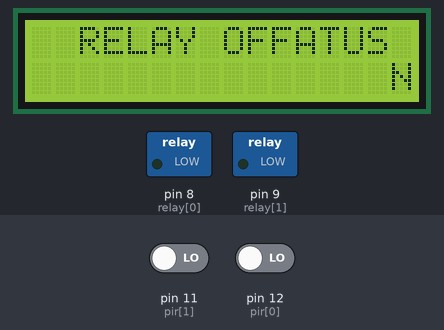
The sketch below on a simulated Arduino Uno, built with avr-gcc and run on an emulated ATmega328P. Shown: 16×2 character LCD, switched loads named in the sketch (green lamp = pin HIGH). The inputs (shaded band) are chosen by the test bench; at power-on: pin 11 (pir[1]) LOW, pin 12 (pir[0]) LOW. What the sketch prints to the serial monitor is not drawn.

Above: at 2.7 s.
2.8 s: pin 11 (pir[1]) driven HIGH
At 16.6 s:
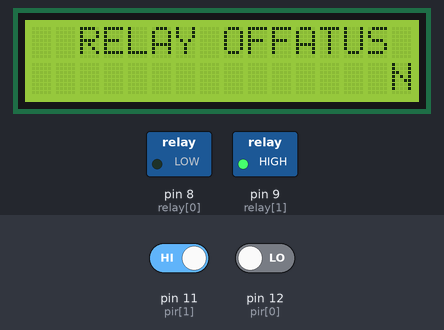
16.8 s: pin 12 (pir[0]) driven HIGH
At 17.8 s:
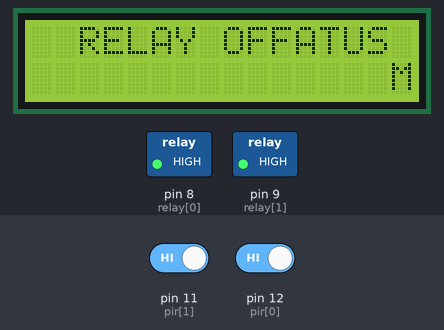
27.4 s: pin 11 (pir[1]) driven LOW
At 41.1 s:
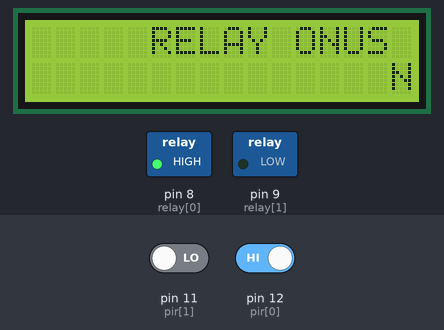
41.4 s: pin 11 (pir[1]) driven HIGH
At 44.4 s:
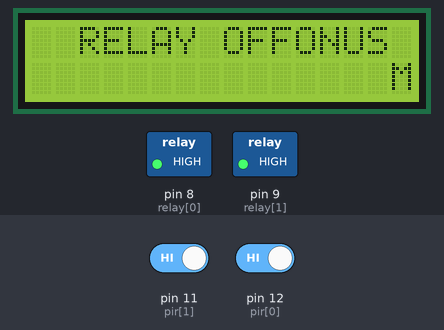
52.0 s: pin 12 (pir[0]) driven LOW
At 65.4 s:
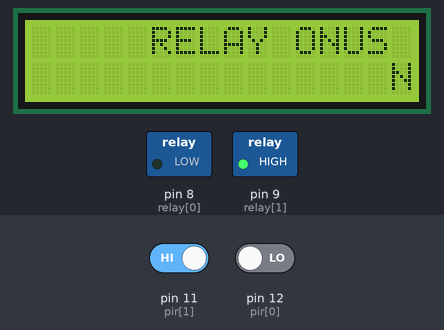
66.0 s: pin 11 (pir[1]) driven LOW and pin 12 (pir[0]) driven HIGH
At 80.1 s:
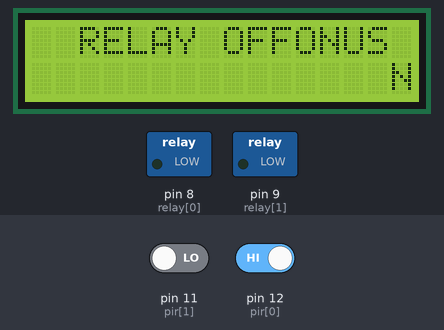
Timing chart, 0 to 83.1 s (numbered marks = the images above; inputs shaded):
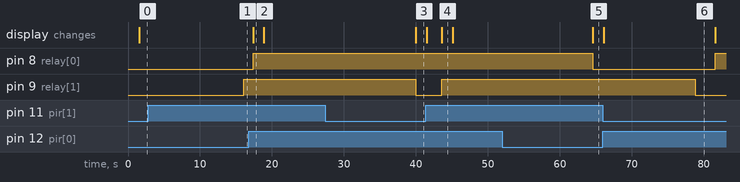

Measured:
- after the input at 2.8 s, pin 9 (relay[1]): LOW → HIGH after 13.3 s
- after the input at 16.8 s, pin 8 (relay[0]): LOW → HIGH after 0.58 s; the display: changes after 0.58 s (image 2)
- after the input at 27.4 s, pin 9 (relay[1]): HIGH → LOW after 12.6 s; the display: changes after 12.6 s (image 3)
- after the input at 41.4 s, pin 9 (relay[1]): LOW → HIGH after 2.2 s; the display: first differs from a run without the input after 2.2 s (image 4)
- after the input at 52.0 s, pin 8 (relay[0]): HIGH → LOW after 12.6 s; the display: changes after 12.6 s (image 5)
- after the input at 66.0 s, pin 8 (relay[0]): LOW → HIGH after 15.6 s; pin 9 (relay[1]): HIGH → LOW after 12.8 s
- what the display in image 2 shows lasts 1.5 s, from 17.4 s to 18.9 s

The sketch:

Motion_detector_switch.ino
```cpp
/*
 * Motion dectector switch
 * Author: Emeka Allison
 * An Arduino Uno program
 *
 * An automatic switch which uses two passive infrared sensors (PIR) to control the
 * lightening of a room.
 *
 * Components:
 * Arduino Uno
 * 2 Relay
 * Step-down Transformer
 * 2 PIR sensors
 * 2 Light bulbs
 * LCD display
 *
 * Description:
 * When motion is detected in one sensor, it switches on the relay. If no motion is
 * detected in two minutes the relay is switched off.
 *
 *
 */

#include<LiquidCrystal.h>


LiquidCrystal lcd(7, 6, 5, 4, 3, 2); //sets LCD output pins
int relay[2]={8,9}; //set relay output to pin 8 and pin 9
int pir[2]={12,11};  //set pir input to pin 12 and pin 11
boolean currentState[2]={LOW,LOW}; //sets trigger states to be low
int relaytotal=2;
boolean lastState[2] = {HIGH, HIGH}; //sets current states to low

void setup()
{
  Serial.begin(9600); //set the Serial Monitor on the computer to start
  Serial.println("Ready"); //Displays
  lcd.begin(16, 2); //set 16x2 LCD display
  pinMode (12,  INPUT); //makes pin 12 input
  pinMode (11, INPUT);  //makes pin 11 input
  pinMode (8, OUTPUT);  //makes pin 8 output
  pinMode (9, OUTPUT);  //makes pin 9 output
  digitalWrite(8,LOW);  //turns off pin 8
  digitalWrite(9,LOW);  //turns off pin 9

  //Default LCD display
  lcd.setCursor(0,0);
  lcd.print("                ");
  lcd.setCursor(2,0);
  lcd.print("SWITCH STATUS");
  lcd.setCursor(0,1);
  lcd.print("               ");
  lcd.print("NO MOTION!!!");
  delay(1500);
  lcd.print("               ");
  lcd.print("RELAY OFF");
}

void loop()
{
  for(int i=0; i<=1;i++){
    currentState[i]=digitalRead(pir[i]);
    delay(200);
    if(currentState[i]==HIGH){
      delay(100);

      if(currentState[i]==HIGH){
        digitalWrite(relay[i],HIGH);
        //LCD display status when circuit is on
        if(lastState[i] != currentState[i]){
          lcd.setCursor(0,1);
          lcd.print("               ");
          lcd.print("MOTION DETECTED");
          delay(1500);
          lcd.print("               ");
          lcd.print("RELAY ON");
        }
      }

    }
    else{
      delay(12000);
      digitalWrite(relay[i],LOW);

      //LCD display status when circuit is off
      if(lastState[i] != currentState[i]){
        lcd.setCursor(0,1);
        lcd.print("               ");
        lcd.print("NO MOTION!!!");
        delay(1500);
        lcd.print("               ");
        lcd.print("RELAY OFF");
      }
    }
    delay(500);

    //Serial monitor
    Serial.print(digitalRead(pir[i]));
    Serial.print(" ");
    Serial.println(digitalRead(relay[i]));

    lastState[i] = currentState[i];
  }
  delay(500);
}
```
